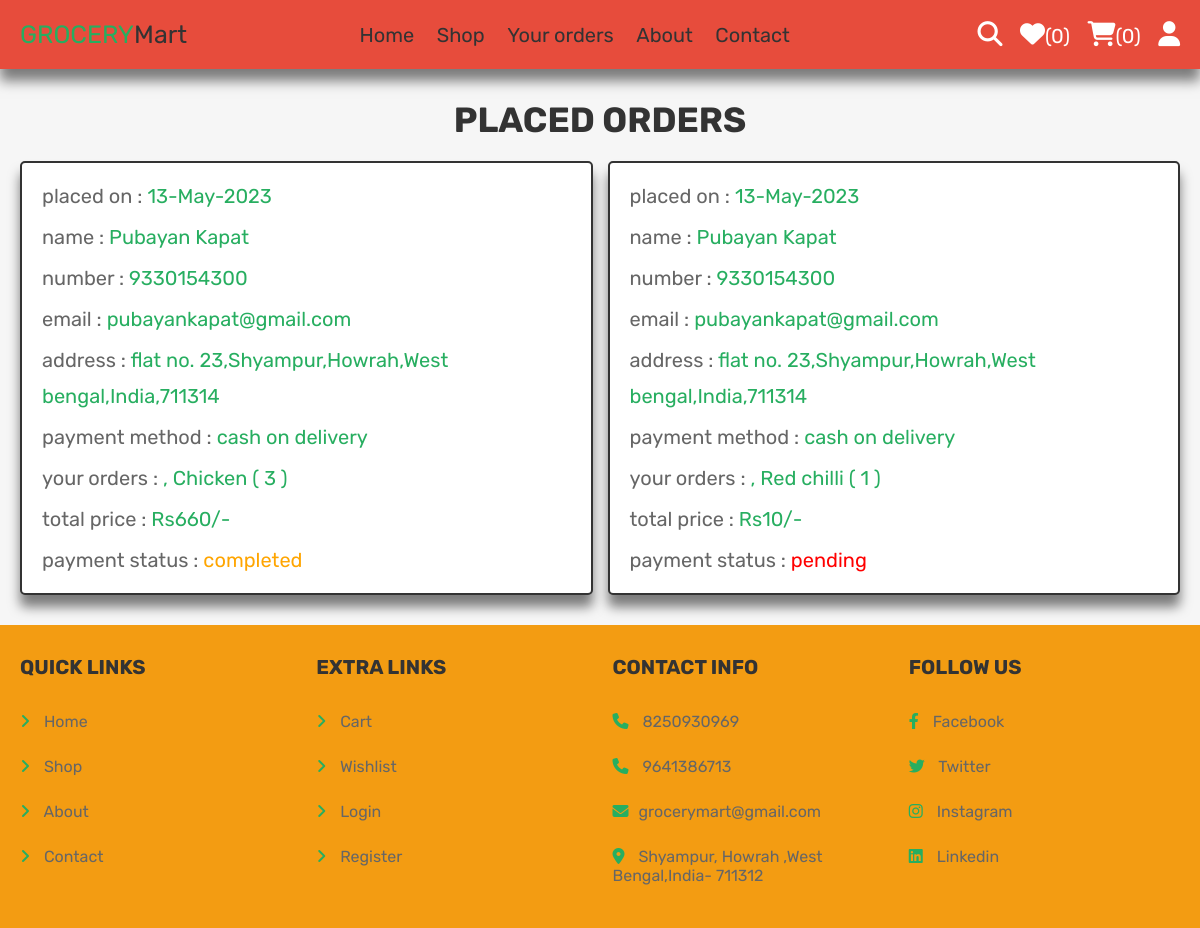
Screenshot of /orders.php (signed in) with the database file from the repository.
### tables this page shows
CREATE TABLE `orders` (
  `id` int(100) NOT NULL,
  `user_id` int(100) NOT NULL,
  `name` varchar(100) NOT NULL,
  `number` varchar(12) NOT NULL,
  `email` varchar(100) NOT NULL,
  `method` varchar(50) NOT NULL,
  `address` varchar(500) NOT NULL,
  `total_products` varchar(1000) NOT NULL,
  `total_price` int(100) NOT NULL,
  `placed_on` varchar(50) NOT NULL,
  `payment_status` varchar(20) NOT NULL DEFAULT 'pending'
);

### orders.php (the view, shortened to what this page needs)
<?php
@include 'config.php';
$user_id = $_SESSION['user_id'];
?>
<!DOCTYPE html>
<html lang="en">
<head>
   <link rel="stylesheet" href="https://cdnjs.cloudflare.com/ajax/libs/font-awesome/6.1.1/css/all.min.css">
   <link rel="stylesheet" href="css/style.css">
</head>
<body>
<?php include 'header.php'; ?>
<section class="placed-orders">
   <h1 class="title">placed orders</h1>
   <div class="box-container">
   <?php
      $select_orders = $conn->prepare("SELECT * FROM `orders` WHERE user_id = ?");
      $select_orders->execute([$user_id]);
      if($select_orders->rowCount() > 0){
         while($fetch_orders = $select_orders->fetch(PDO::FETCH_ASSOC)){
   ?>
   <div class="box">
      <p> placed on : <span><?= $fetch_orders['placed_on']; ?></span> </p>
      <p> name : <span><?= $fetch_orders['name']; ?></span> </p>
      <p> number : <span><?= $fetch_orders['number']; ?></span> </p>
      <p> email : <span><?= $fetch_orders['email']; ?></span> </p>
      <p> address : <span><?= $fetch_orders['address']; ?></span> </p>
      <p> payment method : <span><?= $fetch_orders['method']; ?></span> </p>
      <p> your orders : <span><?= $fetch_orders['total_products']; ?></span> </p>
      <p> total price : <span>Rs<?= $fetch_orders['total_price']; ?>/-</span> </p>
      <p> payment status : <span style="color:<?php if($fetch_orders['payment_status'] == 'pending'){ echo 'red'; }else{ echo 'orange'; }; ?>"><?= $fetch_orders['payment_status']; ?></span> </p>
   </div>
   <?php
      }
   }else{
      echo '<p class="empty">no orders placed yet!</p>';
   }
   ?>
   </div>
</section>
<?php include 'footer.php'; ?>
</body>
</html>

### css/style.css (style rules this page uses)
.placed-orders .box-container { display: flex; flex-wrap: wrap; gap:1.5rem; align-items: flex-start; }
.placed-orders .box-container .box { padding:1rem 2rem; flex:1 1 40rem; border:var(--border); background-color: var(--white); box-shadow: var(--box-shadow); border-radius: .5rem; }
.placed-orders .box-container .box p { margin:.5rem 0; line-height: 1.8; font-size: 2rem; color:var(--light-color); }
.placed-orders .box-container .box p span { color:var(--green); }

### css/components.css (style rules this page uses)
:root { --green:#27ae60; --orange:#f39c12; --red:#e74c3c; --black:#333; --light-color:#666; --white:#fff; --light-bg:#f6f6f6; --border:.2rem solid var(--black); --box-shadow:0 1.2rem 1.2rem rgba(0,0,0,.5); }
* { font-family: 'Rubik', sans-serif; margin:0; padding:0; box-sizing: border-box; outline: none; border:none; text-decoration: none; color:var(--black); }
body { background-color: var(--light-bg); }
html { font-size: 62.5%; overflow-x: hidden; scroll-behavior: smooth; scroll-padding-top: 6.5rem; }
section { padding:3rem 2rem; max-width: 1200px; margin:0 auto; }
.title { text-align: center; margin-bottom: 2rem; text-transform: uppercase; color:var(--black); font-size: 3.5rem; }

### rows the page displays
orders: placed_on "13-May-2023", name "Pubayan Kapat", number "9330154300", email "pubayankapat@gmail.com", address "flat no. 23,Shyampur,Howrah,West bengal,India,711314", method "cash on delivery", total_products ", Chicken ( 3 )", total_price "660", payment_status "completed"
orders: placed_on "13-May-2023", name "Pubayan Kapat", number "9330154300", email "pubayankapat@gmail.com", address "flat no. 23,Shyampur,Howrah,West bengal,India,711314", method "cash on delivery", total_products ", Red chilli ( 1 )", total_price "10", payment_status "pending"

### other values shown
$count_wishlist_items->rowCount() "0"
$count_cart_items->rowCount() "0"
